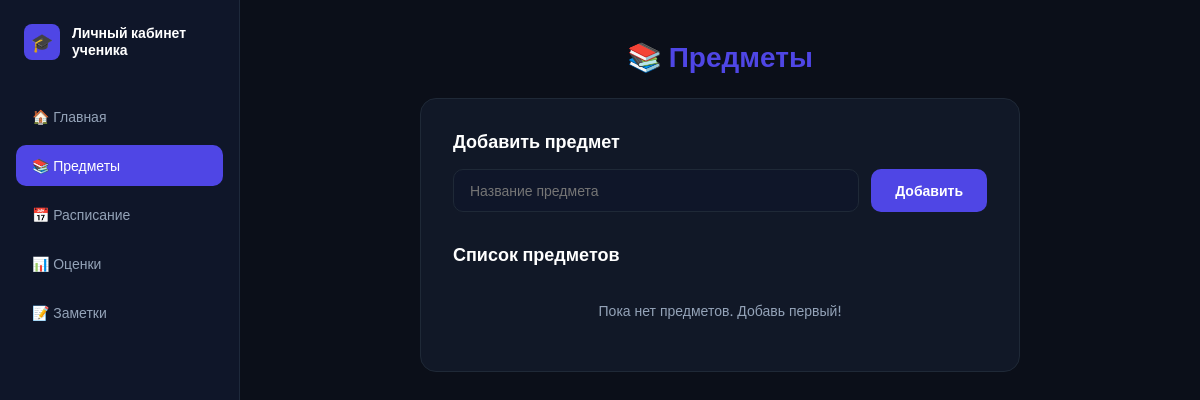
Page /subject on the earlier database version.
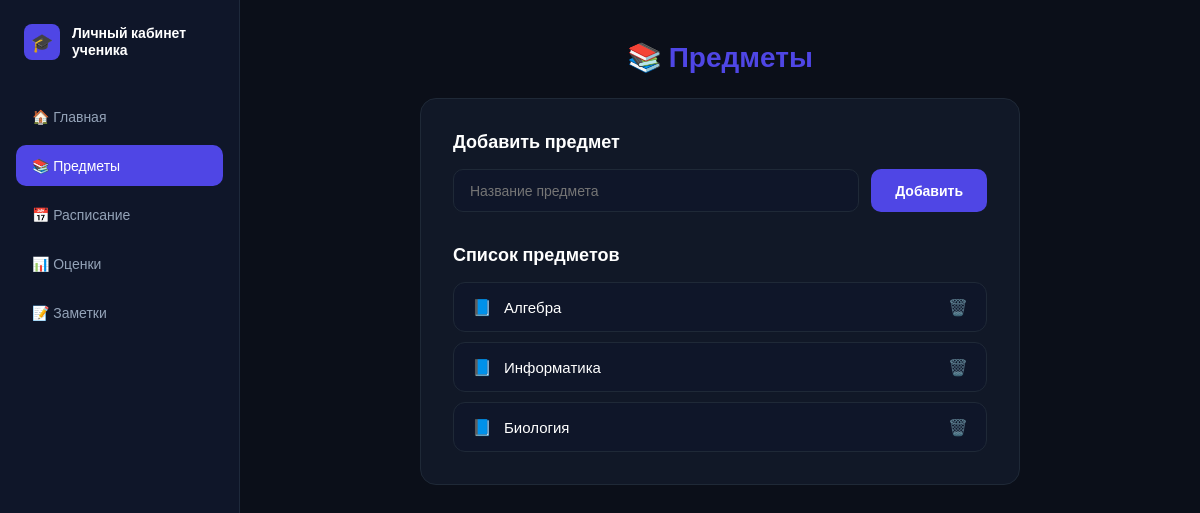
Same page on the later database version.
### models.py (models this page shows)
class Subject(db.Model):
    id = db.Column(db.Integer, primary_key=True)
    name = db.Column(db.String(100), nullable=False)

### app.py (the view)
@app.route('/subject', methods=['GET', 'POST'])
def subject():
    if request.method == 'POST':
        name = request.form.get('name')
        if name:
            new_subject = Subject(name=name)
            db.session.add(new_subject)
            db.session.commit()
    subjects_list = Subject.query.all()
    return render_template('subjects.html', subjects=subjects_list)

### templates/subjects.html (shortened to what this page needs)
<!DOCTYPE html>
<html lang="ru">
<head>
</head>
<body>
    <aside>
        <div class="logo-area">
            <div class="logo-icon">🎓</div>
            <div class="logo-text">Личный кабинет
ученика</div>
        </div>
        <ul class="nav-menu">
            <li class="nav-item"><a href="/">🏠 Главная</a></li>
            <li class="nav-item active"><a href="/subject">📚 Предметы</a></li>
            <li class="nav-item"><a href="/schedule">📅 Расписание</a></li>
            <li class="nav-item"><a href="#">📊 Оценки</a></li>
            <li class="nav-item"><a href="#">📝 Заметки</a></li>
        </ul>
    </aside>
    <main>
        <div class="content">
            <h1 class="page-title">📚 <span>Предметы</span></h1>
            <div class="card">
                <h2>Добавить предмет</h2>
                <form method="post" class="add-form">
                    <input type="text" name="name" placeholder="Название предмета" list="subjects-list" required>
                    <button type="submit">Добавить</button>
                </form>
                <h2>Список предметов</h2>
                {% if subjects %}
                    <ul class="subject-list">
                        {% for subject in subjects %}
                            <li class="subject-item">
                                <span>{{ subject.name }}</span>
                                <form method="post" action="/delete_subject/{{ subject.id }}" style="margin-left: auto;">
                                    <button type="submit" class="delete-btn">🗑️</button>
                                </form>
                            </li>
                        {% endfor %}
                    </ul>
                {% else %}
                    <p class="empty-text">Пока нет предметов. Добавь первый!</p>
                {% endif %}
            </div>
        </div>
    </main>
</body>
</html>

### templates/subjects.html (style rules this page uses)
* { box-sizing: border-box; margin: 0; padding: 0; }
body { font-family: 'Inter', sans-serif; background-color: #0b0f19; color: #ffffff; display: flex; min-height: 100vh; }
aside { width: 240px; background-color: #0f1629; padding: 24px 16px; display: flex; flex-direction: column; border-right: 1px solid #1e293b; flex-shrink: 0; }
.logo-area { display: flex; align-items: center; gap: 12px; margin-bottom: 36px; padding-left: 8px; }
.logo-icon { background-color: #4f46e5; width: 36px; height: 36px; border-radius: 8px; display: flex; align-items: center; justify-content: center; font-size: 18px; flex-shrink: 0; }
.logo-text { font-size: 14px; font-weight: 600; line-height: 1.2; }
.delete-btn { background: transparent; border: none; cursor: pointer; font-size: 16px; opacity: 0.6; transition: 0.2s; color: #94a3b8; }
.nav-menu { display: flex; flex-direction: column; gap: 8px; list-style: none; }
.nav-item a { display: flex; align-items: center; gap: 12px; padding: 12px 16px; color: #94a3b8; text-decoration: none; border-radius: 10px; font-size: 14px; font-weight: 500; transition: 0.2s; }
.nav-item.active a, .nav-item a:hover { background-color: #4f46e5; color: #ffffff; }
main { flex: 1; padding: 40px; display: block; }
.content { max-width: 600px; margin: 0 auto; }
.page-title { font-size: 28px; font-weight: 700; margin-bottom: 24px; text-align: center; }
.page-title span { color: #4f46e5; }
.card { background-color: #111827; border: 1px solid #1f2937; border-radius: 16px; padding: 32px; }
.card h2 { font-size: 18px; font-weight: 600; margin-bottom: 16px; }
.add-form { display: flex; gap: 12px; margin-bottom: 32px; }
.add-form input { flex: 1; padding: 12px 16px; border-radius: 10px; border: 1px solid #1f2937; background-color: #0f1629; color: #ffffff; font-size: 14px; font-family: 'Inter', sans-serif; outline: none; }
.add-form button { padding: 12px 24px; border-radius: 10px; border: none; background-color: #4f46e5; color: #ffffff; font-size: 14px; font-weight: 600; font-family: 'Inter', sans-serif; cursor: pointer; transition: 0.2s; }
.subject-list { list-style: none; display: flex; flex-direction: column; gap: 10px; }
.subject-item { background-color: #0f1629; border: 1px solid #1f2937; border-radius: 12px; padding: 14px 18px; font-size: 15px; font-weight: 500; display: flex; align-items: center; gap: 12px; }
.subject-item::before { content: "📘"; font-size: 16px; }

Differences in the rows shown:
added Subject: name "Алгебра"
added Subject: name "Информатика"
added Subject: name "Биология"
Other differences:
text no longer shown: "Пока нет предметов. Добавь первый!"
